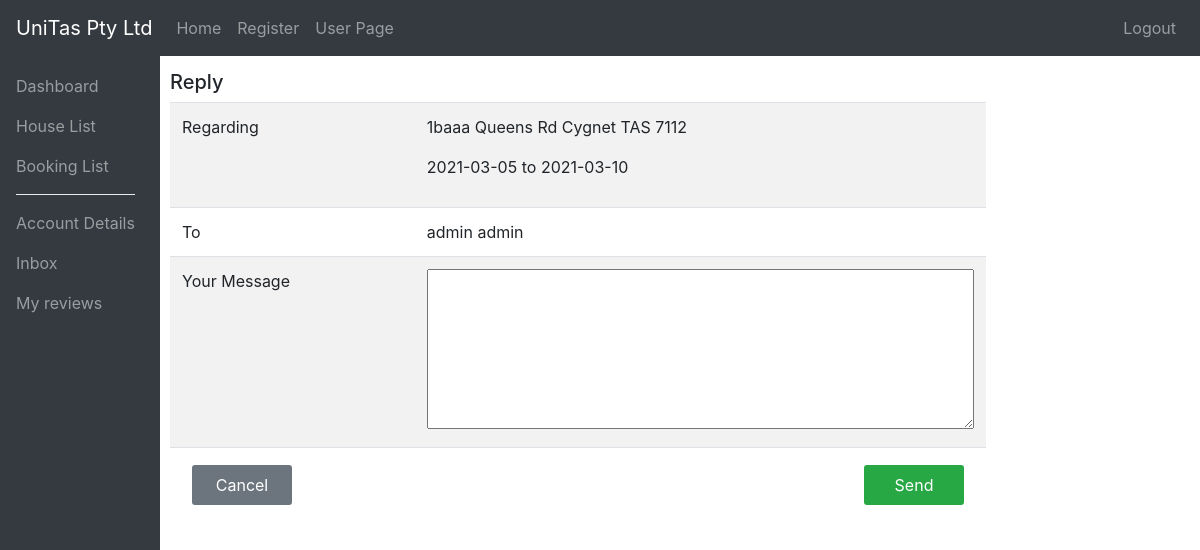
/Assignment/pages/contact.php?reply=2&inboxid=20 (signed in), run on the app's committed database.
### tables this page shows
CREATE TABLE `inbox` (
  `id` int NOT NULL AUTO_INCREMENT,
  `fromID` int NOT NULL,
  `toID` int NOT NULL,
  `msg` text,
  `bookingID` int NOT NULL,
  `inputTime` datetime DEFAULT CURRENT_TIMESTAMP,
  `mread` varchar(6) NOT NULL,
  PRIMARY KEY (`id`),
  KEY `fromID` (`fromID`),
  KEY `toID` (`toID`),
  KEY `bookingID` (`bookingID`),
  CONSTRAINT `inbox_ibfk_1` FOREIGN KEY (`fromID`) REFERENCES `users` (`id`),
  CONSTRAINT `inbox_ibfk_2` FOREIGN KEY (`toID`) REFERENCES `users` (`id`),
  CONSTRAINT `inbox_ibfk_3` FOREIGN KEY (`bookingID`) REFERENCES `bookings` (`bid`)
);

CREATE TABLE `accommodation` (
  `id` int NOT NULL AUTO_INCREMENT,
  `accomLocation` varchar(50) NOT NULL,
  `availFrom` date NOT NULL,
  `availTo` date NOT NULL,
  `guests` int DEFAULT NULL,
  `price` int NOT NULL,
  `rooms` int NOT NULL,
  `bathrooms` int NOT NULL,
  `smoking` varchar(5) NOT NULL,
  `garage` varchar(5) NOT NULL,
  `pet` varchar(5) NOT NULL,
  `internet` varchar(5) NOT NULL,
  `accomAddress` text NOT NULL,
  `houseRating` decimal(2,1) DEFAULT NULL,
  `hostRating` decimal(2,1) DEFAULT NULL,
  `hostID` int NOT NULL,
  `accomName` varchar(50) DEFAULT NULL,
  `accomDesc` text,
  `city` varchar(50) DEFAULT NULL,
  `entireHouse` varchar(5) DEFAULT NULL,
  `active` tinyint(1) NOT NULL DEFAULT '1',
  `image` varchar(100) DEFAULT NULL,
  PRIMARY KEY (`id`),
  KEY `hostID` (`hostID`),
  CONSTRAINT `accommodation_ibfk_1` FOREIGN KEY (`hostID`) REFERENCES `users` (`id`)
);

CREATE TABLE `bookings` (
  `bid` int NOT NULL AUTO_INCREMENT,
  `accomID` int NOT NULL,
  `users` int NOT NULL,
  `bookFrom` date NOT NULL,
  `bookTo` date NOT NULL,
  `bstatus` varchar(20) NOT NULL,
  `noofguests` int NOT NULL,
  `totalprice` decimal(10,2) NOT NULL,
  `comments` text,
  PRIMARY KEY (`bid`),
  KEY `accomID` (`accomID`),
  KEY `users` (`users`),
  CONSTRAINT `bookings_ibfk_1` FOREIGN KEY (`accomID`) REFERENCES `accommodation` (`id`),
  CONSTRAINT `bookings_ibfk_2` FOREIGN KEY (`users`) REFERENCES `users` (`id`)
);

CREATE TABLE `users` (
  `id` int NOT NULL AUTO_INCREMENT,
  `access` int NOT NULL,
  `firstname` varchar(50) NOT NULL,
  `lastname` varchar(50) NOT NULL,
  `email` varchar(50) NOT NULL,
  `mobile` varchar(15) NOT NULL,
  `pwd` varchar(30) NOT NULL,
  `abn` varchar(15) DEFAULT NULL,
  `userAddress` text,
  `active` tinyint(1) NOT NULL DEFAULT '1',
  PRIMARY KEY (`id`)
);

### Assignment/pages/contact.php (the view, shortened to what this page needs)
<?php
include ('db_conn.php');
include ('session.php');
    if(isset($_GET['reply'])) {
        $bid=$_GET['reply'];
        $inboxID=$_GET['inboxid'];
    } else if (isset($_GET['bid'])){
        $bid=$_GET['bid'];
    }
?>
<!DOCTYPE html>
<html>
    <header>
        <?php include('../container/header.php') ?>
    </header>
    <body>
        <main>
            <?php include('../container/sidebar.php') ; ?>
            <form method="post" action="../php/update.php?contact">
                <table class="table table-striped" style="width:80%">
                    <?php if(isset($_GET['reply'])) {
                        $sql="SELECT * FROM inbox i
                                JOIN bookings b ON i.bookingID = b.bid
                                JOIN accommodation a ON b.accomID = a.id
                                JOIN users u ON i.fromID = u.id
                                WHERE i.bookingID = $bid AND i.id=$inboxID";
                        $result = $mysqli->query($sql);
                        $row=$result->fetch_array(MYSQLI_ASSOC);
                        ?>
                        <h5 style="margin-top:10px;">Reply</h5>
                        <tr>
                            <td style="width:30%">Regarding</td>
                            <td><p><?php echo $row['accomAddress'] ?> </p>
                                <p><?php echo $row['bookFrom'] ?> to <?php echo $row['bookTo'] ?></p>
                            </td>
                        </tr>
                        <tr>
                            <td>To</td>
                            <td><?php echo $row['firstname']." ".$row['lastname'] ?></td>
                        </tr>
                        <tr>
                            <td>Your Message</td>
                            <td><textarea name="message" style="height:20vh;width:100%;"></textarea></td>
                        </tr>
                        <tr>
                            <td><a href="../pages/inbox.php" class="btn btn-secondary" onclick="return confirm('Cancel?')">Cancel</a></td>
                            <td><button type="submit" class="btn btn-success float-right" onclick="return confirm('Send?')">Send</button></td>
                        </tr>
                    <?php } else if(isset($_GET['reject'])) {
                        $bid = $_GET['reject'];
                        $sql="SELECT * FROM bookings b
                                JOIN accommodation a ON b.accomID = a.id
                                JOIN users u ON b.users = u.id
                                WHERE b.bid = $bid";
                        $result = $mysqli->query($sql);
                        $row=$result->fetch_array(MYSQLI_ASSOC);
                        ?>
                        <h5 style="margin-top:10px;">Reject Reason</h5>
                        <input type="hidden" name="reject" value="yes" >
                        <input type="hidden" name="fromID" value="<?php echo $session_id ?> " >
                        <input type="hidden" name="toID" value="<?php echo $row['users'] ?> " >
                        <input type="hidden" name="bookingID" value="<?php echo $row['bid'] ?> " >
                        <input type="hidden" name="msgDetails"
                            value="<p><b>REJECT Re:</b> <?php echo $row['accomAddress'] ?> </p>
                                <p><b>Period:</b> <?php echo $row['bookFrom'] ?> to <?php echo $row['bookTo'] ?></p>" >
                        <tr>
                            <td style="width:30%">Regarding</td>
                            <td><p><?php echo $row['accomAddress'] ?> </p>
                                <p><?php echo $row['bookFrom'] ?> to <?php echo $row['bookTo'] ?></p>
                            </td>
                        </tr>
                        <tr>
                            <td>To</td>
                            <td><?php echo $row['firstname']." ".$row['lastname'] ?></td>
                        </tr>
                        <tr>
                            <td>Your Message</td>
                            <td><textarea name="message" style="height:20vh;width:100%;" required placeholder="Enter your reject reason"></textarea></td>
                        </tr>
                        <tr>
                            <td><a href="../pages/mybooking.php" class="btn btn-secondary" onclick="return confirm('Cancel?')">Cancel</a></td>
                            <td><button type="submit" class="btn btn-danger float-right" onclick="return confirm('Reject?')">Reject</button></td>
                        </tr>
                    <?php } else if(isset($_GET['msg']) && $session_access=="3") {
                        $receiverID=$_GET['msg'];
                        $bid=$_GET['bid'];
                        $sql="SELECT *, b.bid bookingID FROM bookings b JOIN accommodation a on b.accomID = a.id
                                JOIN users u on a.hostID = u.id OR b.users = u.id
                                WHERE u.id = $receiverID";
                        $result = $mysqli->query($sql);
                        $row=$result->fetch_array(MYSQLI_ASSOC);
                        ?>
                        <h5 style="margin-top:10px;">Message</h5>
                        <input type="hidden" name="fromID" value="<?php echo $session_id ?> " >
                        <input type="hidden" name="toID" value="<?php echo $receiverID?> " >
                        <input type="hidden" name="bookingID" value="<?php echo $row['bookingID'] ?> " >
                        <input type="hidden" name="msgDetails"
                            value="<p><b>Re:</b> <?php echo $row['accomAddress'] ?> </p>
                                <p><b>Period:</b> <?php echo $row['bookFrom'] ?> to <?php echo $row['bookTo'] ?></p>" >
                        <tr>
                            <td style="width:30%">Regarding</td>
                            <td><p><?php echo $row['accomAddress'] ?> </p>
                                <p><?php echo $row['bookFrom'] ?> to <?php echo $row['bookTo'] ?></p>
                            </td>
                        </tr>
                        <tr>
                            <td>Send to</td>
                            <td><?php echo $row['firstname']." ".$row['lastname'] ?></td>
                        </tr>
                        <tr>
                            <td>Your Message</td>
                            <td><textarea name="message" style="height:20vh;width:100%;"></textarea></td>
                        </tr>
                        <tr>
                            <td><a href="../pages/mybooking.php" class="btn btn-secondary" onclick="return confirm('Cancel?')">Cancel</a></td>
                            <td><button type="submit" class="btn btn-success float-right" onclick="return confirm('Send?')">Send</button></td>
                        </tr>
                    <?php } ?>
                </table>
            </form>
        </main>
    </body>
</html>

### Assignment/css/style.css (style rules this page uses)
* { margin: 0; padding: 0; list-style: none; }
body { margin: 70px auto; max-width: 1920px; }
.btn { padding: 8px; cursor: pointer; border: none; border-radius: 3px; margin: 5px 10px; width: 100px; }

### Assignment/css/accountpage.css (style rules this page uses)
main { margin-left: 160px; padding: 0px 10px; }

### data on the page
inbox: accommodation.accomAddress "1baaa Queens Rd Cygnet TAS 7112", bookingID.bookFrom "2021-03-05", bookingID.bookTo "2021-03-10", fromID.firstname "admin", fromID.lastname "admin"
